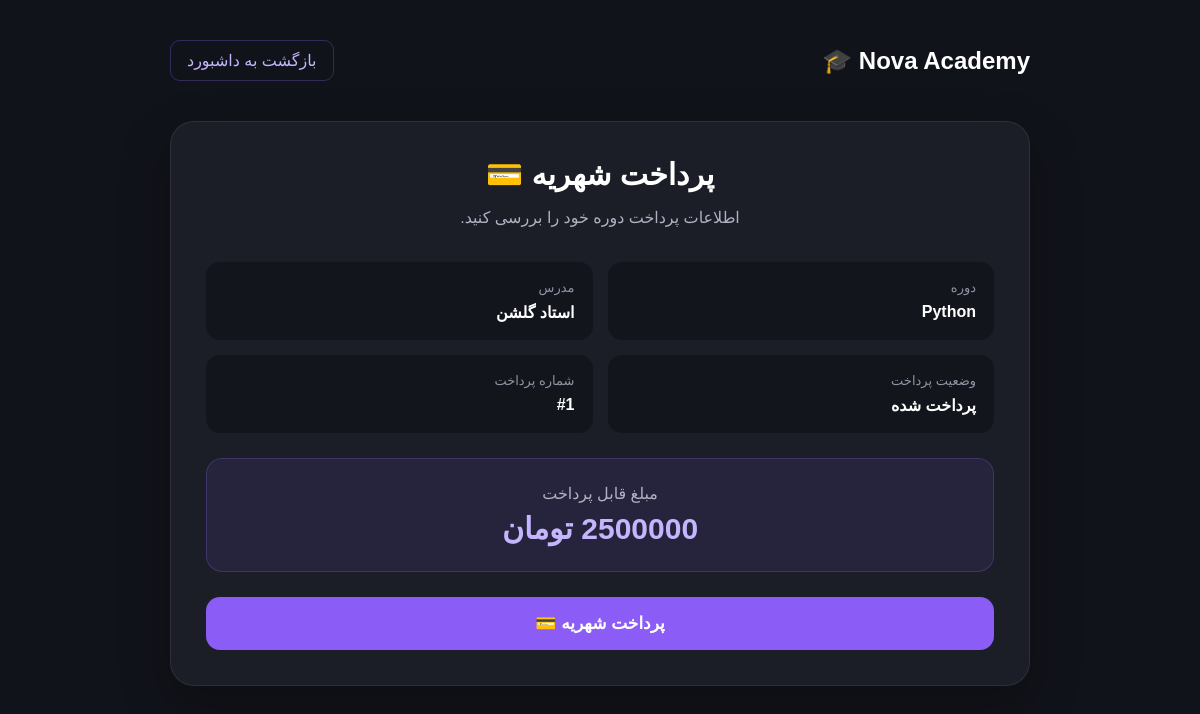
The page /payments/1/ (signed in) on the database its author committed.
### NAVA_ACADEMI/models.py (models this page shows, shortened)
class Payment(models.Model):
    STATUS_CHOICES = [
        ('pending', 'در انتظار پرداخت'),
        ('paid', 'پرداخت شده'),
        ('failed', 'ناموفق'),
    ]
    enrollment = models.OneToOneField(
        Enrollment,
        on_delete=models.CASCADE,
        related_name='payment',
        verbose_name='ثبت‌نام'
    )
    amount = models.PositiveIntegerField(
        verbose_name='مبلغ'
    )
    status = models.CharField(
        max_length=20,
        choices=STATUS_CHOICES,
        default='pending',
        verbose_name='وضعیت پرداخت'
    )
    transaction_id = models.CharField(
        max_length=100,
        blank=True,
        verbose_name='شماره تراکنش'
    )
    paid_at = models.DateTimeField(
        null=True,
        blank=True,
        verbose_name='تاریخ پرداخت'
    )
    created_at = models.DateTimeField(
        auto_now_add=True,
        verbose_name='تاریخ ایجاد'
    )

class Enrollment(models.Model):
    student = models.ForeignKey(
        User,
        on_delete=models.CASCADE,
        related_name='enrollments'
    )
    course = models.ForeignKey(
        Course,
        on_delete=models.CASCADE,
        related_name='enrollments'
    )
    created_at = models.DateTimeField(
        auto_now_add=True,
        verbose_name='تاریخ ثبت نام'
    )
    class Meta:
        constraints = [
            models.UniqueConstraint(
                fields=['student', 'course'],
                name='unique_student_course'
            )
        ]

class Course(models.Model):
    title = models.CharField(
        max_length=200,
        verbose_name='عنوان دوره'
    )
    description = models.TextField(
        verbose_name='توضیحات دوره'
    )
    teacher = models.CharField(
        max_length=150,
        verbose_name='مدرس'
    )
    capacity = models.PositiveIntegerField(
        verbose_name='ظرفیت'
    )
    price = models.PositiveIntegerField(
        verbose_name='شهریه'
    )
    start_date = models.DateField(
        verbose_name='تاریخ شروع'
    )
    is_active = models.BooleanField(
        default=True,
        verbose_name='فعال'
    )
    created_at = models.DateTimeField(
        auto_now_add=True,
        verbose_name='تاریخ ایجاد'
    )

### NAVA_ACADEMI/views.py (the view, shortened to what this page needs)
@login_required(login_url='login')
def payment_page(request, payment_id):
    payment = get_object_or_404(
        Payment,
        id=payment_id,
        enrollment__student=request.user
    )
    return render(
        request,
        'nava_academy/payment.html',
        {
            'payment': payment,
        }
    )

### templates/nava_academy/payment.html (shortened to what this page needs)
{% load static %}
<!DOCTYPE html>
<html lang="fa" dir="rtl">
<head>
    <link rel="stylesheet" href="{% static 'css/payment.css' %}">
</head>
<body>
    <main class="payment-page">
        <header class="payment-header">
            <div class="brand">
                Nova Academy 🎓
            </div>
            <a href="{% url 'student_dashboard' %}" class="back-button">
                بازگشت به داشبورد
            </a>
        </header>
        <section class="payment-card">
            <h1 class="payment-title">
                پرداخت شهریه 💳
            </h1>
            <p class="payment-subtitle">
                اطلاعات پرداخت دوره خود را بررسی کنید.
            </p>
            <div class="payment-info">
                <div class="info-item">
                    <span class="info-label">
                        دوره
                    </span>
                    <span class="info-value">
                        {{ payment.enrollment.course.title }}
                    </span>
                </div>
                <div class="info-item">
                    <span class="info-label">
                        مدرس
                    </span>
                    <span class="info-value">
                        {{ payment.enrollment.course.teacher }}
                    </span>
                </div>
                <div class="info-item">
                    <span class="info-label">
                        وضعیت پرداخت
                    </span>
                    <span class="info-value">
                        {{ payment.get_status_display }}
                    </span>
                </div>
                <div class="info-item">
                    <span class="info-label">
                        شماره پرداخت
                    </span>
                    <span class="info-value">
                        #{{ payment.id }}
                    </span>
                </div>
            </div>
            <div class="amount-box">
                <span class="amount-label">
                    مبلغ قابل پرداخت
                </span>
                <div class="amount">
                    {{ payment.amount }} تومان
                </div>
            </div>
            <form method="POST">
                <button type="submit" class="payment-button">
                    پرداخت شهریه 💳
                </button>
            </form>
        </section>
    </main>
</body>
</html>

### static/css/payment.css (style rules this page uses)
* { box-sizing: border-box; }
body { margin: 0; min-height: 100vh; font-family: "Vazirmatn", sans-serif; background: #11131a; color: #ffffff; }
.payment-page { width: 100%; max-width: 900px; margin: 0 auto; padding: 40px 20px; }
.payment-header { display: flex; justify-content: space-between; align-items: center; margin-bottom: 40px; }
.brand { font-size: 24px; font-weight: 800; }
.back-button { text-decoration: none; color: #c4b5fd; padding: 10px 16px; border: 1px solid rgba(139, 92, 246, 0.3); border-radius: 10px; transition: 0.2s ease; }
.payment-card { background: #1b1e27; border: 1px solid rgba(255, 255, 255, 0.08); border-radius: 24px; padding: 35px; box-shadow: 0 20px 50px rgba(0, 0, 0, 0.25); }
.payment-title { text-align: center; margin: 0 0 10px; font-size: 30px; }
.payment-subtitle { text-align: center; color: #aeb3c2; margin-bottom: 35px; }
.payment-info { display: grid; grid-template-columns: repeat(2, 1fr); gap: 15px; }
.info-item { background: #12151c; border-radius: 14px; padding: 18px; }
.info-label { display: block; color: #8f95a5; font-size: 13px; margin-bottom: 8px; }
.info-value { font-size: 16px; font-weight: 600; }
.amount-box { margin-top: 25px; padding: 25px; background: rgba(139, 92, 246, 0.1); border: 1px solid rgba(139, 92, 246, 0.25); border-radius: 16px; text-align: center; }
.amount-label { display: block; color: #aeb3c2; margin-bottom: 8px; }
.amount { font-size: 30px; font-weight: 800; color: #c4b5fd; }
.payment-button { width: 100%; margin-top: 25px; padding: 16px; border: none; border-radius: 14px; background: #8b5cf6; color: white; font-family: "Vazirmatn", sans-serif; font-size: 17px; font-weight: 700; cursor: pointer; transition: 0.2s ease; }

### rows shown on the page
Payment: enrollment.course "Python", enrollment.course.teacher "استاد گلشن", status "پرداخت شده", id "1", amount "2500000"
